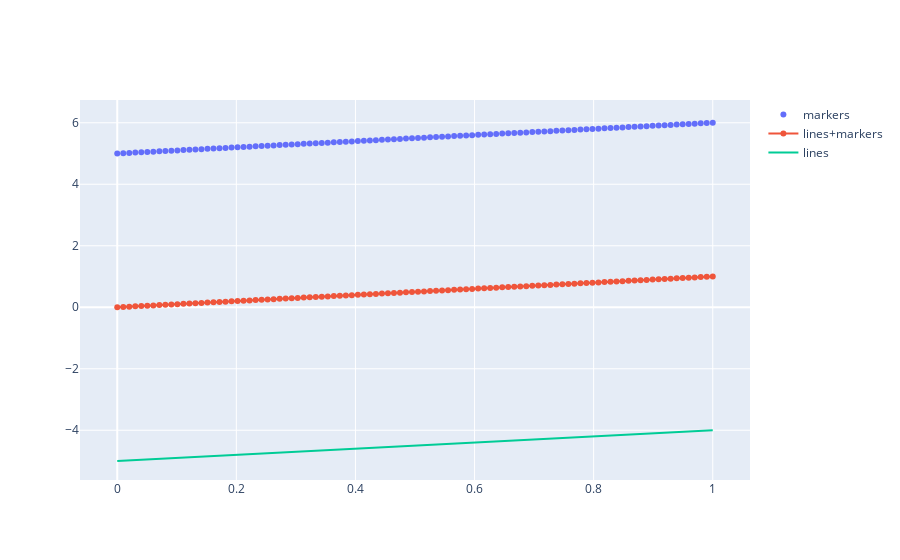

Notebook cell for this chart:
### Code cell
fig=go.Figure()
fig.add_traces(go.Scatter(x=x,y=random_y0,mode="markers",name="markers"))

fig.add_traces(go.Scatter(x=x,y=random_y1,mode="lines+markers",name="lines+markers"))

fig.add_traces(go.Scatter(x=x,y=random_y2,mode="lines",name="lines"))

fig.show()
